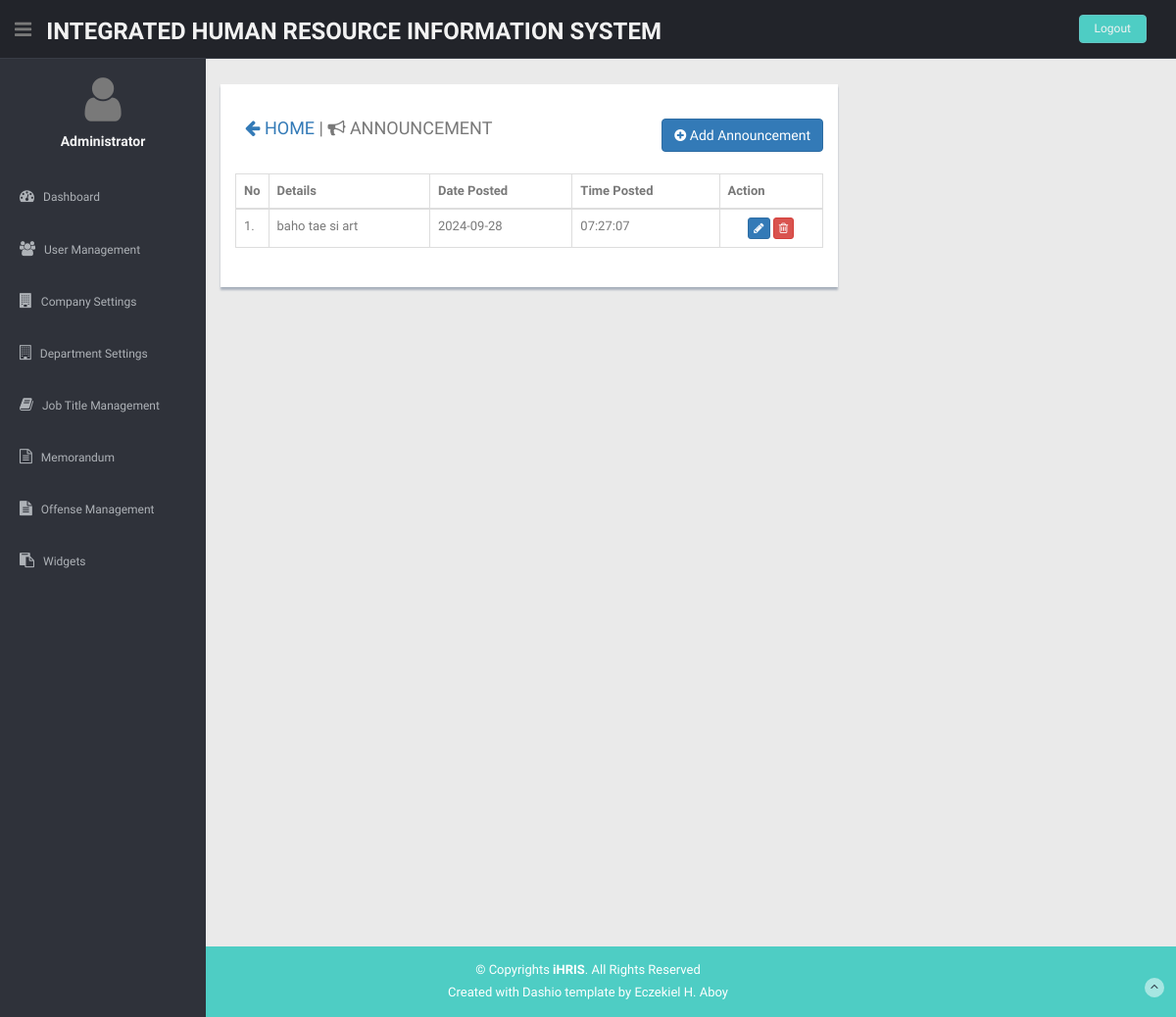
The app's page /settings/index.php?announcement (signed in) with its own data.
### tables this page shows
CREATE TABLE `widgets` (
  `id` int(45) NOT NULL,
  `details` text DEFAULT NULL,
  `type` varchar(100) DEFAULT NULL,
  `datearray` date DEFAULT NULL,
  `timearray` time DEFAULT NULL
);

### settings/announcement.php (the view, shortened to what this page needs)
<div class="col-lg-8">
<div class="content-panel">
  <div class="panel-heading">
  <h4><a href="?main"><i class="fa fa-arrow-left"></i> HOME</a> | <i class="fa fa-bullhorn"></i> ANNOUNCEMENT<div style="float:right;"><a href="?announcement&addnew" class="btn btn-primary"><i class="fa fa-plus-circle"></i> Add Announcement</a></div></h4>
</div>
  <div class="panel-body">
    <div class="adv-table">
    <table class="display table table-bordered">
      <thead>
        <tr>
          <th>No</th>
          <th>Details</th>
          <th>Date Posted</th>
          <th>Time Posted</th>
          <th>Action</th>
        </tr>
      </thead>
      <tbody>
        <?php
        $x=1;
          $sqlCompany=mysqli_query($con,"SELECT * FROM widgets WHERE `type`='Announcement' ORDER BY datearray DESC");
          if(mysqli_num_rows($sqlCompany)>0){
            while($company=mysqli_fetch_array($sqlCompany)){
              echo "<tr>";
                echo "<td width='3%'>$x.</td>";
                echo "<td align='left'>$company[details]</td>";
                echo "<td>$company[datearray]</td>";
                echo "<td>$company[timearray]</td>";
                ?>
                <td align="center">
                  <a href="?announcement&id=<?=$company['id'];?>&editnew" class="btn btn-primary btn-xs" title="Edit Memo"><i class='fa fa-pencil'></i></a>
                  <a href="?announcement&id=<?=$company['id'];?>&delete" class="btn btn-danger btn-xs" title="Delete Memo" onclick="return confirm('Do you wish to delete this announcement?'); return false;"><i class='fa fa-trash-o'></i></a>
                </td>
                <?php
              echo "</tr>";
              $x++;
            }
          }else{
            echo "<tr><td colspan='5' align='center'>No record found!</td></tr>";
          }
        ?>
      </tbody>
    </table>
    </div>
    </div>
</div>
</div>

### settings/css/style.css (style rules this page uses)
body { color: #797979; background: #eaeaea; font-family: 'Ruda', sans-serif; padding: 0px !important; margin: 0px !important; font-size:13px; }
a, a:hover, a:focus { text-decoration: none; outline: none; }
.content-panel { background: #ffffff; box-shadow: 0px 3px 2px #aab2bd; padding-top: 15px; padding-bottom: 5px; }
.content-panel h4 { margin-left: 10px; }

### records on screen
widgets: details "baho tae si art", datearray "2024-09-28", timearray "07:27:07"

### other values on screen
$_SESSION['fullname'] "Administrator"
